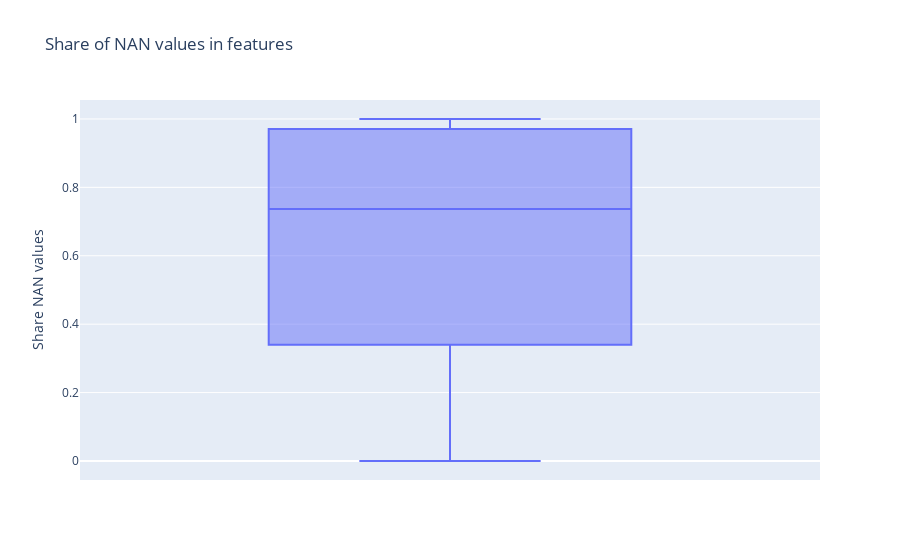

The code cell stored with this chart in its notebook:
### Code cell
# boxplot of share of nan values in feautures
fig = px.box(missingness_features, y="share_nan_values", title="Share of NAN values in features", labels={"share_nan_values" : "Share NAN values"})
fig.show()

### Figure 1 — Plotly figure (JSON) as saved in the notebook; plotly's stock layout.template omitted (floating-point values rounded to 4 significant figures)
{"data": [{"alignmentgroup": "True", "hovertemplate": "Share NAN values=%{y}<extra></extra>", "legendgroup": "", "marker": {"color": "#636efa"}, "name": "", "notched": false, "offsetgroup": "", "orientation": "v", "showlegend": false, "type": "box", "x0": " ", "xaxis": "x", "y": [0.9998, 0.9994, 0.995, 0.9837, 0.9816, 0.9793, 0.9775, 0.9708, 0.9707, 0.9707, 0.9707, 0.9702, 0.9663, 0.9635, 0.9607, 0.9153, 0.8376, 0.8126, 0.7444, 0.7367, 0.6467, 0.6402, 0.6353, 0.3992, 0.3438, 0.3418, 0.3409, 0.3409, 0.3409, 0.3398, 0.3306, 0.312, 0.3106, 0.2673, 0, 0, 0, 0, 0], "y0": " ", "yaxis": "y"}], "layout": {"boxmode": "group", "legend": {"tracegroupgap": 0}, "title": {"text": "Share of NAN values in features"}, "xaxis": {"anchor": "y", "domain": [0, 1]}, "yaxis": {"anchor": "x", "domain": [0, 1], "title": {"text": "Share NAN values"}}}}
